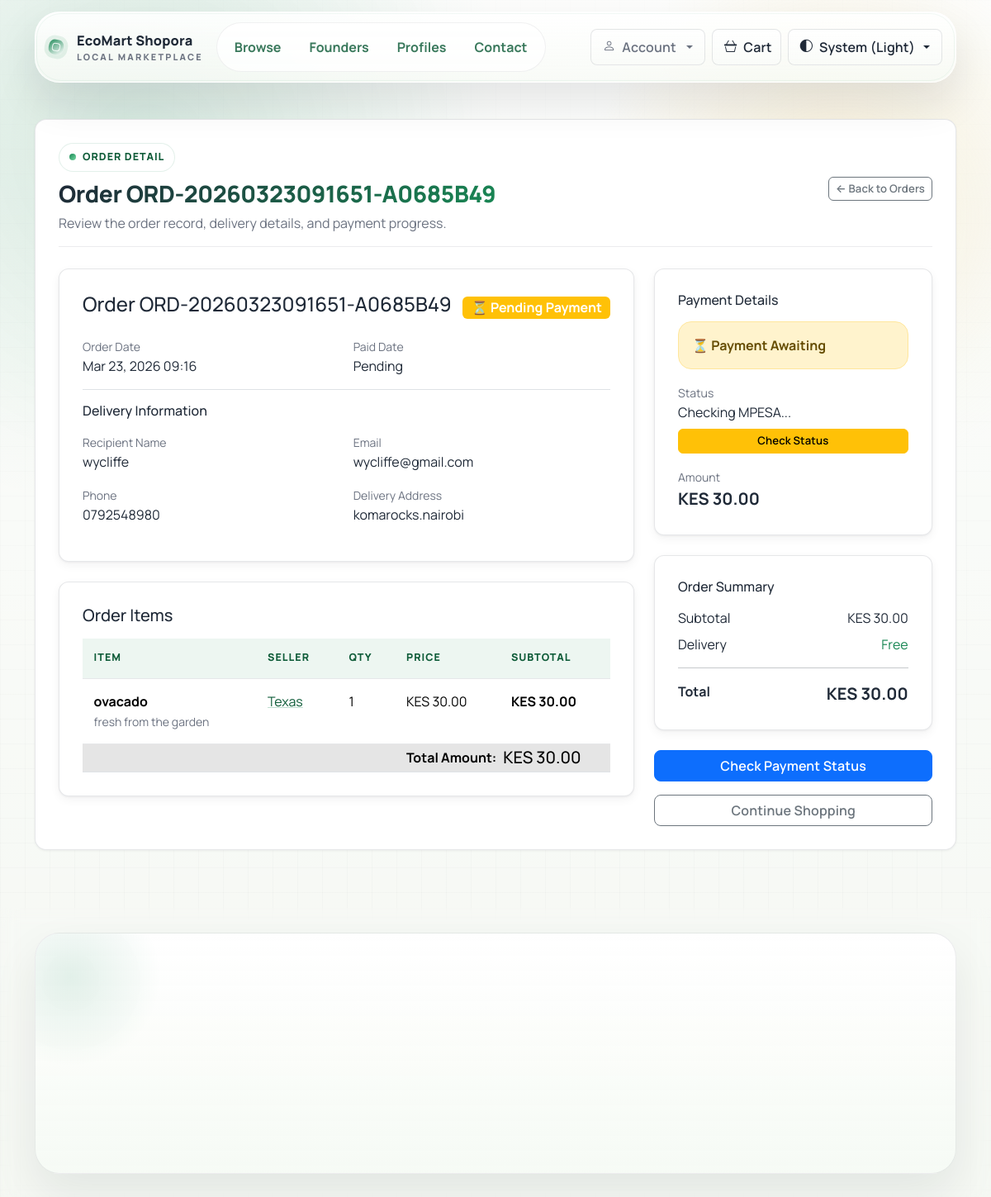
The app's page /orders/ORD-20260323091651-A0685B49/ (signed in) with its own data.
### buyhive/models.py (models this page shows, shortened)
class Order(models.Model):
    STATUS_CHOICES = (
        ('pending', 'Pending'),
        ('payment_initiated', 'Payment Initiated'),
        ('paid', 'Paid'),
        ('completed', 'Completed'),
        ('cancelled', 'Cancelled'),
        ('failed', 'Failed'),
    )
    order_id = models.CharField(max_length=50, unique=True)
    buyer = models.ForeignKey(
        settings.AUTH_USER_MODEL, on_delete=models.CASCADE, related_name="orders"
    )
    status = models.CharField(max_length=20, choices=STATUS_CHOICES, default='pending')
    total_amount = models.DecimalField(max_digits=10, decimal_places=2)
    phone_number = models.CharField(max_length=20)
    buyer_name = models.CharField(max_length=100)
    buyer_email = models.EmailField()
    delivery_address = models.TextField()
    delivery_location_label = models.CharField(max_length=120, blank=True)
    delivery_latitude = models.DecimalField(max_digits=9, decimal_places=6, blank=True, null=True)
    delivery_longitude = models.DecimalField(max_digits=9, decimal_places=6, blank=True, null=True)
    created_at = models.DateTimeField(auto_now_add=True)
    paid_at = models.DateTimeField(null=True, blank=True)
    updated_at = models.DateTimeField(auto_now=True)
    class Meta:
        ordering = ['-created_at']

class OrderItem(models.Model):
    order = models.ForeignKey(Order, on_delete=models.CASCADE, related_name="items")
    item = models.ForeignKey(Item, on_delete=models.SET_NULL, null=True)
    seller = models.ForeignKey(
        settings.AUTH_USER_MODEL, on_delete=models.SET_NULL, null=True, related_name="sold_items"
    )
    quantity = models.PositiveIntegerField(default=1)
    price = models.DecimalField(max_digits=10, decimal_places=2)
    subtotal = models.DecimalField(max_digits=10, decimal_places=2)
    class Meta:
        ordering = ['-order__created_at']

class Item(models.Model):
    owner = models.ForeignKey(
        settings.AUTH_USER_MODEL, on_delete=models.CASCADE, related_name="items"
    )
    category = models.ForeignKey(
        MarketCategory,
        on_delete=models.SET_NULL,
        related_name="items",
        blank=True,
        null=True,
    )
    name = models.CharField(max_length=120)
    description = models.TextField(blank=True)
    condition_summary = models.CharField(max_length=140, blank=True, default="")
    price = models.DecimalField(max_digits=10, decimal_places=2)
    stock = models.PositiveIntegerField(default=10, help_text="Available quantity in stock")
    is_available = models.BooleanField(default=True)
    created_at = models.DateTimeField(auto_now_add=True)
    class Meta:
        ordering = ['-created_at']

class Payment(models.Model):
    STATUS_CHOICES = (
        ('pending', 'Pending'),
        ('initiated', 'Initiated'),
        ('completed', 'Completed'),
        ('failed', 'Failed'),
    )
    order = models.OneToOneField(Order, on_delete=models.CASCADE, related_name="payment")
    amount = models.DecimalField(max_digits=10, decimal_places=2)
    phone_number = models.CharField(max_length=20)
    status = models.CharField(max_length=20, choices=STATUS_CHOICES, default='pending')
    checkout_request_id = models.CharField(max_length=100, blank=True)
    mpesa_receipt = models.CharField(max_length=100, blank=True, null=True)
    result_code = models.IntegerField(null=True, blank=True)
    result_description = models.TextField(blank=True)
    created_at = models.DateTimeField(auto_now_add=True)
    completed_at = models.DateTimeField(null=True, blank=True)
    class Meta:
        ordering = ['-created_at']

### buyhive/views.py (the view)
# urls.py: path("orders/<str:order_id>/", views.order_detail, name="order_detail"),
@login_required
def order_detail(request, order_id):
    order = get_object_or_404(Order, order_id=order_id, buyer=request.user)
    order_items = order.items.select_related('item', 'seller')
    seller_fulfillments = order.seller_fulfillments.select_related("seller").order_by("seller__username")
    return render(request, 'order_detail.html', {
        'order': order,
        'order_items': order_items,
        'seller_fulfillments': seller_fulfillments,
    })

### buyhive/templates/order_detail.html (shortened to what this page needs)
{% extends 'base.html' %}
{% load static %}
{% block extra_head %}
  <link rel="stylesheet" href="{% static 'css/public.css' %}">
{% endblock %}
{% block content %}
  <div class="bh-page-shell">
    <section class="bh-section-wrapper">
      <div class="bh-section-shell">
        <div class="bh-page-intro">
          <div>
            <div class="bh-kicker">Order detail</div>
            <h1 class="bh-section-title h3 mb-0">Order {{ order.order_id }}</h1>
            <p class="text-muted">Review the order record, delivery details, and payment progress.</p>
          </div>
          <a href="{% url 'orders_list' %}" class="btn btn-outline-secondary btn-sm">&larr; Back to Orders</a>
        </div>
        <div class="row g-4">
          <div class="col-lg-8">
            <div class="bh-surface bh-panel mb-4">
              <div class="d-flex justify-content-between align-items-center mb-3">
                <h4>Order {{ order.order_id }}</h4>
                {% if order.status == 'paid' %}
                  <span class="badge bg-success fs-6">✓ Paid</span>
                {% elif order.status == 'payment_initiated' %}
                  <span class="badge bg-warning fs-6">⏳ Pending Payment</span>
                {% elif order.status == 'completed' %}
                  <span class="badge bg-info fs-6">📦 Completed</span>
                {% elif order.status == 'failed' %}
                  <span class="badge bg-danger fs-6">✗ Failed</span>
                {% endif %}
              </div>
              <div class="row g-3 mb-3">
                <div class="col-md-6">
                  <small class="text-muted">Order Date</small>
                  <div>{{ order.created_at|date:"M d, Y H:i" }}</div>
                </div>
                <div class="col-md-6">
                  <small class="text-muted">Paid Date</small>
                  <div>{{ order.paid_at|date:"M d, Y H:i"|default:"Pending" }}</div>
                </div>
              </div>
              <div class="border-top pt-3">
                <h6 class="mb-3">Delivery Information</h6>
                <div class="row g-3">
                  <div class="col-md-6">
                    <small class="text-muted">Recipient Name</small>
                    <div>{{ order.buyer_name }}</div>
                  </div>
                  <div class="col-md-6">
                    <small class="text-muted">Email</small>
                    <div>{{ order.buyer_email }}</div>
                  </div>
                  <div class="col-md-6">
                    <small class="text-muted">Phone</small>
                    <div>{{ order.phone_number }}</div>
                  </div>
                  <div class="col-md-6">
                    <small class="text-muted">Delivery Address</small>
                    <div>{{ order.delivery_address|linebreaks }}</div>
                  </div>
                </div>
              </div>
            </div>
            <div class="bh-surface bh-panel">
              <h5 class="mb-3">Order Items</h5>
              <div class="table-responsive">
                <table class="table table-sm">
                  <thead>
                    <tr class="table-light">
                      <th>Item</th>
                      <th>Seller</th>
                      <th>Qty</th>
                      <th>Price</th>
                      <th>Subtotal</th>
                    </tr>
                  </thead>
                  <tbody>
                    {% for item in order_items %}
                      <tr>
                        <td>
                          <strong>{{ item.item.name }}</strong>
                          <br>
                          <small class="text-muted">{{ item.item.description|truncatechars:60 }}</small>
                        </td>
                        <td>
                          <a href="{% url 'profile_public' item.seller.username %}">{{ item.seller.username }}</a>
                        </td>
                        <td>{{ item.quantity }}</td>
                        <td>KES {{ item.price }}</td>
                        <td><strong>KES {{ item.subtotal }}</strong></td>
                      </tr>
                    {% endfor %}
                  </tbody>
                  <tfoot>
                    <tr class="table-active">
                      <th colspan="4" class="text-end">Total Amount:</th>
                      <th><strong class="h5">KES {{ order.total_amount }}</strong></th>
                    </tr>
                  </tfoot>
                </table>
              </div>
            </div>
          </div>
          <div class="col-lg-4">
            <div class="bh-section-stack bh-sticky-panel">
              {% if order.payment %}
                <div class="bh-surface bh-panel">
                  <h6 class="mb-3">Payment Details</h6>
                  {% if order.payment.status == 'completed' %}
                    <div class="alert alert-success mb-3">
                      <strong>✓ Payment Received</strong>
                    </div>
                    <div class="mb-2">
                      <small class="text-muted">MPESA Receipt</small>
                      <div class="font-monospace small">{{ order.payment.mpesa_receipt }}</div>
                    </div>
                  {% elif order.payment.status == 'initiated' %}
                    <div class="alert alert-warning mb-3">
                      <strong>⏳ Payment Awaiting</strong>
                    </div>
                    <div class="mb-2">
                      <small class="text-muted">Status</small>
                      <div>Checking MPESA...</div>
                    </div>
                    <a href="{% url 'payment_status' order.order_id %}" class="btn btn-sm btn-warning w-100">Check Status</a>
                  {% else %}
                    <div class="alert alert-info mb-3">
                      <strong>Payment Pending</strong>
                    </div>
                  {% endif %}
                  <div class="mt-3">
                    <small class="text-muted">Amount</small>
                    <div class="fs-5"><strong>KES {{ order.payment.amount }}</strong></div>
                  </div>
                </div>
              {% endif %}
              <div class="bh-surface bh-panel">
                <h6 class="mb-3">Order Summary</h6>
                <div class="mb-2">
                  <div class="d-flex justify-content-between">
                    <span>Subtotal</span>
                    <span>KES {{ order.total_amount }}</span>
                  </div>
                </div>
                <div class="mb-3">
                  <div class="d-flex justify-content-between">
                    <span>Delivery</span>
                    <span class="text-success">Free</span>
                  </div>
                </div>
                <hr>
                <div class="d-flex justify-content-between">
                  <strong>Total</strong>
                  <strong class="fs-5">KES {{ order.total_amount }}</strong>
                </div>
              </div>
              <div class="bh-form-grid">
                {% if order.status == 'payment_initiated' %}
                  <a href="{% url 'payment_status' order.order_id %}" class="btn btn-primary w-100">Check Payment Status</a>
                {% endif %}
                <a href="{% url 'items_public' %}" class="btn btn-outline-secondary w-100">Continue Shopping</a>
              </div>
            </div>
          </div>
        </div>
      </div>
    </section>
  </div>
{% endblock %}

### buyhive/templates/base.html (shortened to what this page needs)
{% load static %}
<!DOCTYPE html>
<html lang="en">
<head>
  <link href="https://cdn.jsdelivr.net/npm/bootstrap@5.3.3/dist/css/bootstrap.min.css" rel="stylesheet">
  <link href="https://cdn.jsdelivr.net/npm/bootstrap-icons@1.11.3/font/bootstrap-icons.css" rel="stylesheet">
  <link rel="stylesheet" href="{% static 'css/app.css' %}">
  <link rel="stylesheet" href="{% static 'css/features.css' %}">
  {% block extra_head %}{% endblock %}
</head>
<body class="bh-body" data-bh-clear-cart-on-load="{% if clear_browser_cart %}true{% else %}false{% endif %}">
  {% block navbar %}
  <nav class="navbar navbar-expand-lg bh-navbar" aria-label="Primary">
    <div class="container">
      <div class="bh-navbar-shell">
        <a class="navbar-brand bh-navbar-brand d-flex align-items-center gap-3" href="{% url 'index' %}">
          <span class="bh-brand-mark" aria-hidden="true"></span>
          <span class="bh-brand-copy">
            <span class="bh-brand-title">EcoMart Shopora</span>
            <span class="bh-brand-subtitle">Local marketplace</span>
          </span>
        </a>
        <div class="collapse navbar-collapse bh-navbar-collapse" id="topnav">
          {% with current=request.resolver_match.url_name %}
          <ul class="navbar-nav bh-navbar-links">
            <li class="nav-item">
              <a class="nav-link {% if current == 'items_public' or current == 'book' %}active{% endif %}" {% if current == 'items_public' or current == 'book' %}aria-current="page"{% endif %} href="{% url 'items_public' %}">Browse</a>
            </li>
            <li class="nav-item">
              <a class="nav-link" href="{% url 'index' %}#founders">Founders</a>
            </li>
            <li class="nav-item">
              <a class="nav-link "  href="{% url 'profiles_search' %}">Profiles</a>
            </li>
            <li class="nav-item">
              <a class="nav-link {% if current == 'contact' %}active{% endif %}" {% if current == 'contact' %}aria-current="page"{% endif %} href="{% url 'contact' %}">Contact</a>
            </li>
          </ul>
          <div class="bh-navbar-actions">
            {% if user.is_authenticated %}
              <div class="dropdown">
                <button class="btn bh-navbar-action bh-navbar-action-muted dropdown-toggle" type="button" id="userMenu" data-bs-toggle="dropdown" aria-expanded="false">
                  <i class="bi bi-person" aria-hidden="true"></i>
                  <span class="d-none d-sm-inline">Account</span>
                </button>
              </div>
            {% endif %}
            <button class="btn bh-navbar-action bh-cart-toggle" type="button" data-bs-toggle="offcanvas" data-bs-target="#bhCartCanvas" aria-controls="bhCartCanvas">
              <i class="bi bi-basket3" aria-hidden="true"></i>
              <span>Cart</span>
            </button>
            <div class="dropdown">
              <button class="btn bh-navbar-action bh-navbar-mode dropdown-toggle" type="button" data-bs-toggle="dropdown" aria-expanded="false" aria-label="Theme selector">
                <i class="bi bi-circle-half" aria-hidden="true"></i>
                <span data-bh-theme-label>System</span>
              </button>
            </div>
          </div>
          {% endwith %}
        </div>
      </div>
    </div>
  </nav>
  {% endblock %}
  <main class="bh-main" id="bh-main">
    {% block main %}
      <div class="container bh-container">
        {% block content %}{% endblock %}
      </div>
    {% endblock %}
  </main>
  <footer class="bh-footer">
    <div class="container">
      <div class="bh-footer-grid">
      </div>
    </div>
  </footer>
</body>
</html>

### buyhive/static/css/public.css (style rules this page uses)
.bh-section-title { font-weight: 800; letter-spacing: -0.4px; transition: all 300ms ease; background: linear-gradient(135deg, var(--bh-title-start), var(--bh-title-end)); -webkit-background-clip: text; -webkit-text-fill-color: transparent; background-clip: text; }

### records on screen
Order: order_id "ORD-20260323091651-A0685B49", created_at "Mar 23, 2026 09:16", paid_at "Pending", buyer_name "wycliffe", buyer_email "wycliffe@gmail.com", phone_number "0792548980", delivery_address "komarocks.nairobi", total_amount "30.00", payment.amount "30.00"
OrderItem: item.name "ovacado", item.description "fresh from the garden", seller.username "Texas", quantity "1", price "30.00", subtotal "30.00"
